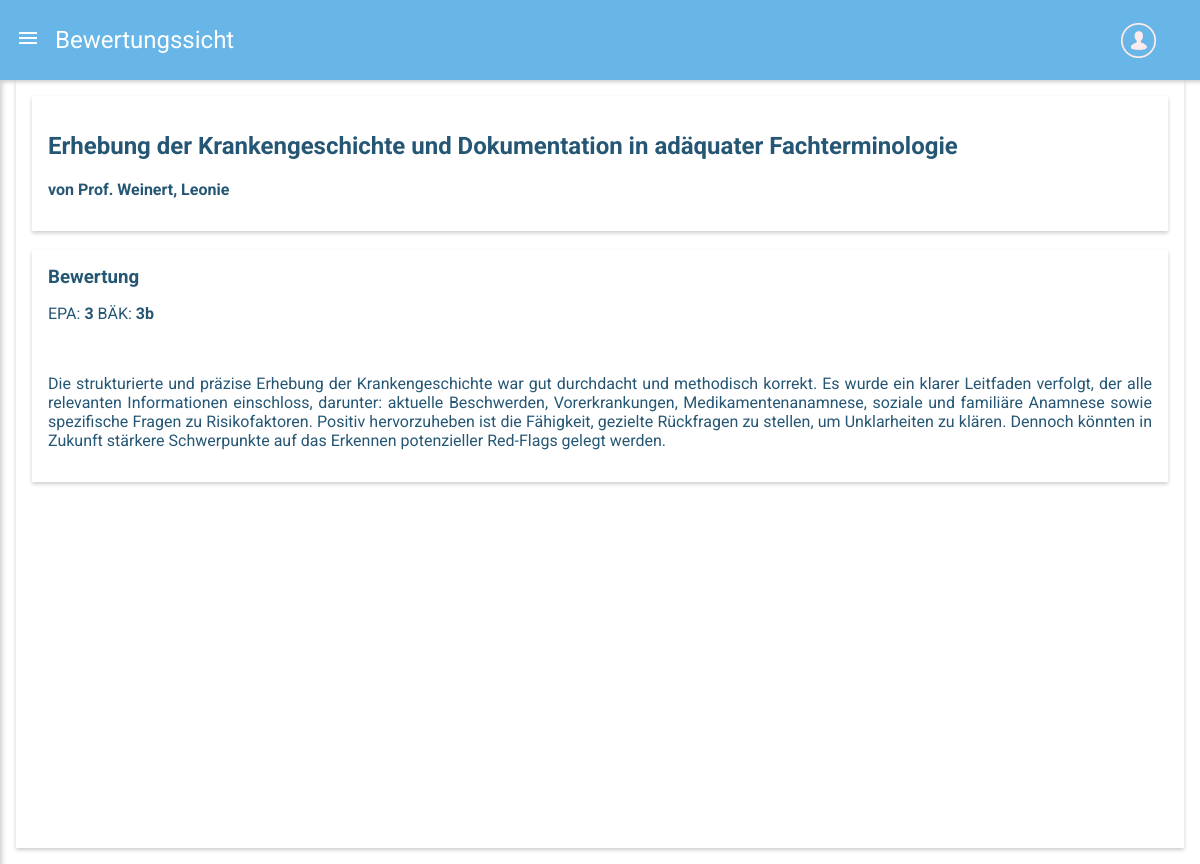
/bewertungssicht.php?id=1 (signed in), run on the app's committed database.
### tables this page shows
CREATE TABLE `Taetigkeiten` (
  `ID` int NOT NULL,
  `Name` varchar(255) NOT NULL,
  `Kategorie` varchar(255) DEFAULT NULL,
  `Beschreibung` varchar(255) DEFAULT NULL,
  `BÄK` varchar(255) DEFAULT NULL,
  `EPA` varchar(255) DEFAULT NULL
);

CREATE TABLE `Userdaten_Hash` (
  `id` int NOT NULL,
  `rolle` int NOT NULL,
  `username` varchar(128) NOT NULL,
  `nachname` varchar(255) NOT NULL,
  `vorname` varchar(255) NOT NULL,
  `email` varchar(255) NOT NULL,
  `password_hash` varchar(255) NOT NULL,
  `geburtsdatum` date DEFAULT NULL,
  `profil-picture-id` int DEFAULT NULL
);

### bewertungssicht.php (the view, shortened to what this page needs)
<?php
$mysqli = require __DIR__ . "/connection.php";
$user_id = $_SESSION['user_id'];
if (isset($_GET['id']) && is_numeric($_GET['id'])) {
    $id = $_GET['id'];
    $sql = "SELECT * FROM Taetigkeiten WHERE ID = ?";
    $stmt = $mysqli->prepare($sql);
    $stmt->bind_param("i", $id);
    $stmt->execute();
    $result = $stmt->get_result();
    if ($result && $result->num_rows > 0) {
        $taetigkeit = $result->fetch_assoc();
    } else {
        die("Tätigkeit nicht gefunden.");
    }
    $sqlGetValues = "SELECT * FROM `Durchführung` d join Userdaten_Hash u on d.`Lehrer-ID` = u.id where `User-ID` = ? AND `Tätigkeit-ID` = ?";
    $stmt = $mysqli->prepare($sqlGetValues);
    $stmt->bind_param("ii", $user_id, $id);
    $stmt->execute();
    $result = $stmt->get_result();
    if ($result && $result->num_rows > 0) {
        $bewertung = $result->fetch_assoc();
    } else {
        $bewertung = null;
    }
} else {
    die("Ungültige ID.");
}
?>
<!DOCTYPE html>
<html lang="de">
<head>
    <link href="style.css" rel="stylesheet" type="text/css" />
</head>
<body>
    <div class="fixed-header-drawer">
        <header class="layout-header fixed-top">
            <div class="header-row">
                <div class="button-icon-menu" id="menuButton">
                    <i class="material-icons">menu</i>
                </div>
                <span class="layout-title">Bewertungssicht</span>
                <div class="header-right">
                    <img src="images/icon_user_white.png" alt="Logo" class="icon-user" id="icon_user">
                </div>
            </div>
        </header>
        <main class="layout-content">
            <div class="Page-content">
                <div class="tätigkeiten">
                    <?php if (isset($taetigkeit)): ?>
                        <h2><?= htmlspecialchars($taetigkeit['Name']) ?></h2>
                    <?php else: ?>
                        <p>Keine Tätigkeit gefunden oder ungültige ID übergeben.</p>
                    <?php endif; ?>
                    <p class="lehrer">von Prof. <?= htmlspecialchars($bewertung['nachname'])?>, <?=htmlspecialchars($bewertung['vorname']) ?></p>
                </div>
                <br>
                <div class="beschreibung">
                    <h3>Bewertung</h3>
                    <?php if ($bewertung): ?>
                        <p>EPA: <strong><?= htmlspecialchars($bewertung['EPA-Bewertung'])?></strong>    BÄK: <strong><?= htmlspecialchars($bewertung['BÄK-Bewertung'])?></strong></p>
                        <br>
                        <p class="kat"><?= htmlspecialchars($bewertung['Bewertung']) ?></p>
                    <?php else: ?>
                        <p>Sie haben noch keine Bewertung erhalten.</p>
                    <?php endif; ?>
                </div>
                <br>
            </div>
        </main>
    </div>
</body>
</html>

### style.css (style rules this page uses)
body, html { margin: 0; font-family: 'Roboto', sans-serif; }
.layout-header { background-color: rgb(103, 182, 231); color: white; position: fixed; top: 0; width: 100%; height: 80px; display: flex; align-items: center; padding: 0 16px; box-shadow: 0 2px 4px rgba(0, 0, 0, 0.2); z-index: 2; }
.header-row { display: flex; align-items: center; width: 95%; }
.layout-title { font-size: 24px; padding: 15px; color: white; }
.header-right { display: flex; align-items: center; gap: 15px; margin-left: auto; }
.icon-user { height: 35px; }
.button-icon-menu { color: white; cursor: pointer; }
.layout-content { margin-top: 64px; padding: 16px; box-sizing: border-box; }
.Page-content { padding: 16px; background: #FFF; min-height: calc(100vh - 64px); box-shadow: 0 2px 4px rgba(0, 0, 0, 0.2); }
.Page-content .tätigkeiten, .Page-content .bewertungen, .Page-content .details { padding: 16px; background: #FFF; box-shadow: 0 2px 4px rgba(0, 0, 0, 0.2); color: rgb(37, 87, 117); }
.lehrer { color: rgb(37, 87, 117); font-weight: bold; }
.beschreibung { padding: 16px; background: #FFF; box-shadow: 0 2px 4px rgba(0, 0, 0, 0.2); color: rgb(37, 87, 117); text-align: justify; }
h3 { margin: 0; }

### data on the page
taetigkeiten: Name "Erhebung der Krankengeschichte und Dokumentation in adäquater Fachterminologie"
durchführung: userdaten_hash.nachname "Weinert", userdaten_hash.vorname "Leonie", value "3", value "3b", Bewertung "Die strukturierte und präzise Erhebung der Krankengeschichte war gut durchdacht und methodisch korrekt. Es wurde ein klarer Leitfaden verfolgt, der alle relevanten Informationen einschloss, darunter: aktuelle Beschwerden, Vorerkrankungen, Medikamentenanamnese, soziale und familiäre Anamnese sowie spezifische Fragen zu Risikofaktoren. Positiv hervorzuheben ist die Fähigkeit, gezielte Rückfragen zu stellen, um Unklarheiten zu klären. Dennoch könnten in Zukunft stärkere Schwerpunkte auf das Erkennen potenzieller Red-Flags gelegt werden."
